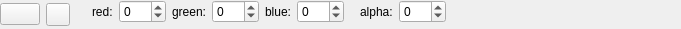
<?xml version="1.0" encoding="UTF-8"?>
<ui version="4.0">
 <author>Stefan Böhmann</author>
 <class>AppearanceColorChooserWidget</class>
 <widget class="QWidget" name="AppearanceColorChooserWidget">
  <property name="geometry">
   <rect>
    <x>0</x>
    <y>0</y>
    <width>681</width>
    <height>29</height>
   </rect>
  </property>
  <property name="windowTitle">
   <string/>
  </property>
  <layout class="QHBoxLayout" name="horizontalLayout_2">
   <property name="leftMargin">
    <number>0</number>
   </property>
   <property name="topMargin">
    <number>0</number>
   </property>
   <property name="bottomMargin">
    <number>0</number>
   </property>
   <item>
    <widget class="KColorButton" name="colorButton"/>
   </item>
   <item>
    <widget class="QToolButton" name="detailsButton">
     <property name="checkable">
      <bool>true</bool>
     </property>
     <property name="autoRaise">
      <bool>false</bool>
     </property>
    </widget>
   </item>
   <item>
    <spacer name="horizontalSpacer">
     <property name="orientation">
      <enum>Qt::Horizontal</enum>
     </property>
     <property name="sizeType">
      <enum>QSizePolicy::Fixed</enum>
     </property>
     <property name="sizeHint" stdset="0">
      <size>
       <width>16</width>
       <height>10</height>
      </size>
     </property>
    </spacer>
   </item>
   <item>
    <widget class="QWidget" name="valueWidget" native="true">
     <layout class="QHBoxLayout" name="horizontalLayout">
      <property name="margin">
       <number>0</number>
      </property>
      <item>
       <layout class="QFormLayout" name="formLayout">
        <property name="fieldGrowthPolicy">
         <enum>QFormLayout::ExpandingFieldsGrow</enum>
        </property>
        <item row="0" column="0">
         <widget class="QLabel" name="label_2">
          <property name="text">
           <string>red:</string>
          </property>
         </widget>
        </item>
        <item row="0" column="1">
         <widget class="QSpinBox" name="spinBoxRed">
          <property name="wrapping">
           <bool>true</bool>
          </property>
          <property name="accelerated">
           <bool>true</bool>
          </property>
          <property name="maximum">
           <number>255</number>
          </property>
          <property name="singleStep">
           <number>5</number>
          </property>
         </widget>
        </item>
       </layout>
      </item>
      <item>
       <layout class="QFormLayout" name="formLayout_2">
        <item row="0" column="0">
         <widget class="QLabel" name="label_4">
          <property name="text">
           <string>green:</string>
          </property>
         </widget>
        </item>
        <item row="0" column="1">
         <widget class="QSpinBox" name="spinBoxGreen">
          <property name="wrapping">
           <bool>true</bool>
          </property>
          <property name="maximum">
           <number>255</number>
          </property>
          <property name="singleStep">
           <number>5</number>
          </property>
         </widget>
        </item>
       </layout>
      </item>
      <item>
       <layout class="QFormLayout" name="formLayout_3">
        <item row="0" column="0">
         <widget class="QLabel" name="label_3">
          <property name="text">
           <string>blue:</string>
          </property>
         </widget>
        </item>
        <item row="0" column="1">
         <widget class="QSpinBox" name="spinBoxBlue">
          <property name="wrapping">
           <bool>true</bool>
          </property>
          <property name="maximum">
           <number>255</number>
          </property>
          <property name="singleStep">
           <number>5</number>
          </property>
         </widget>
        </item>
       </layout>
      </item>
      <item>
       <spacer name="horizontalSpacer_2">
        <property name="orientation">
         <enum>Qt::Horizontal</enum>
        </property>
        <property name="sizeType">
         <enum>QSizePolicy::Fixed</enum>
        </property>
        <property name="sizeHint" stdset="0">
         <size>
          <width>10</width>
          <height>10</height>
         </size>
        </property>
       </spacer>
      </item>
      <item>
       <layout class="QFormLayout" name="alphaWidget">
        <property name="fieldGrowthPolicy">
         <enum>QFormLayout::ExpandingFieldsGrow</enum>
        </property>
        <item row="0" column="0">
         <widget class="QLabel" name="label">
          <property name="text">
           <string>alpha:</string>
          </property>
         </widget>
        </item>
        <item row="0" column="1">
         <widget class="QSpinBox" name="spinBoxAlpha">
          <property name="wrapping">
           <bool>true</bool>
          </property>
          <property name="maximum">
           <number>255</number>
          </property>
          <property name="singleStep">
           <number>5</number>
          </property>
         </widget>
        </item>
       </layout>
      </item>
     </layout>
    </widget>
   </item>
   <item>
    <spacer name="horizontalSpacer_3">
     <property name="orientation">
      <enum>Qt::Horizontal</enum>
     </property>
     <property name="sizeHint" stdset="0">
      <size>
       <width>40</width>
       <height>10</height>
      </size>
     </property>
    </spacer>
   </item>
  </layout>
 </widget>
 <customwidgets>
  <customwidget>
   <class>KColorButton</class>
   <extends>QPushButton</extends>
   <header>kcolorbutton.h</header>
  </customwidget>
 </customwidgets>
 <resources/>
 <connections>
  <connection>
   <sender>detailsButton</sender>
   <signal>toggled(bool)</signal>
   <receiver>valueWidget</receiver>
   <slot>setVisible(bool)</slot>
   <hints>
    <hint type="sourcelabel">
     <x>137</x>
     <y>14</y>
    </hint>
    <hint type="destinationlabel">
     <x>190</x>
     <y>2</y>
    </hint>
   </hints>
  </connection>
 </connections>
</ui>
